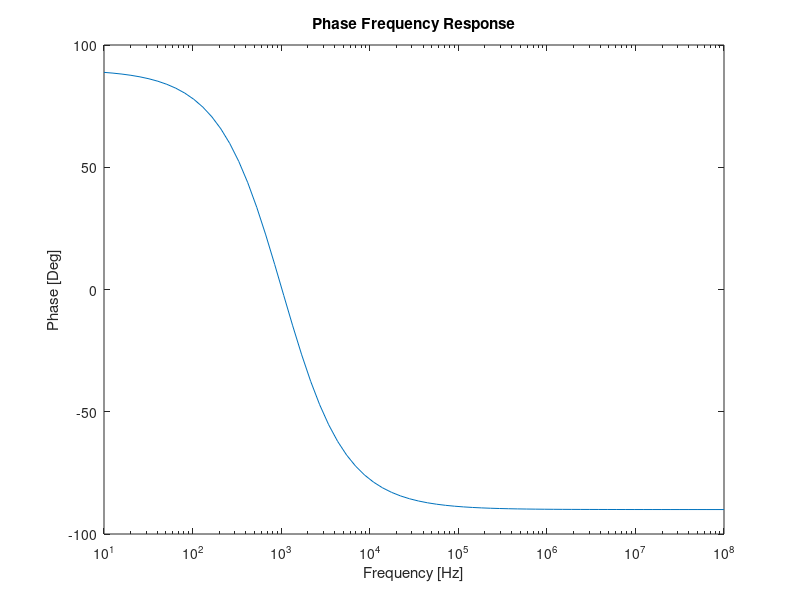
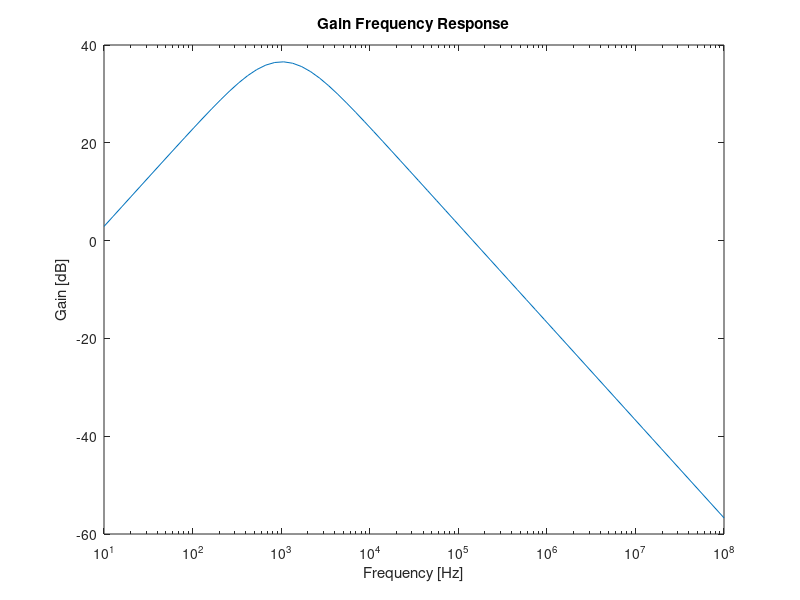

These figures' MATLAB source, in order:
clear all

R1 = 1000
R2 = 1000
R3 = 100000
R4 = 1000
C1 = 220e-9
C2 = 110e-9

f = logspace(1,8,70);
T = (R1*C1*2*pi*f*j)./(1+R1*C1*2*pi*f*j).*(1+R3/R4).*(1./(1+R2*C2*2*pi*f*j))
fig1 = figure();
semilogx(f,180*arg(T)/pi);
xlabel("Frequency [Hz]");
ylabel("Phase [Deg]");
title("Phase Frequency Response");
print(fig1, "phaseresponse.eps", "-depsc");
fig2 = figure();
semilogx(f,20*log10(abs(T)));
xlabel("Frequency [Hz]");
ylabel("Gain [dB]");
title("Gain Frequency Response");
print(fig2, "gainresponse.eps", "-depsc");


wL = 1/(R1*C1)
wH = 1/(R2*C2)
wO = sqrt(wL*wH)

fid = fopen("frequency_tab.tex","w")
fprintf(fid, "$f_L$ & %f Hz \\\\ \\hline \n", wL/(2*pi))
fprintf(fid, "$f_H$ & %f Hz \\\\ \\hline \n", wH/(2*pi))
fprintf(fid, "$f_O$ & %f Hz \\\\ \\hline \n", wO/(2*pi))
fclose(fid)

AV_HP = (R1*C1*j*wO)/(1+R1*C1*j*wO)
AV_HP = 20*log10(abs(AV_HP))
AV_Amp = (1+R3/R4)
AV_Amp = 20*log10(abs(AV_Amp))
AV_LP = 1/(1+R2*C2*j*wO)
AV_LP = 20*log10(abs(AV_LP))
AV= AV_HP + AV_Amp + AV_LP
z_in = R1 + 1/(j*wO*C1)
z_out = R2/(j*wO*C2)/(R2+1/(j*wO*C2))

fid = fopen("theo_tab.tex","w")
fprintf(fid, "$AV_{HP}$ & %f dB \\\\ \\hline \n", AV_HP)
fprintf(fid, "$AV_{Amp}$& %f dB \\\\ \\hline \n", AV_Amp)
fprintf(fid, "$AV_{LP}$ & %f dB \\\\ \\hline \n", AV_LP)
fprintf(fid, "$AV$ & %f dB \\\\ \\hline \n", AV)
fprintf(fid, "$Z_{in}$ & %f Ohm \\\\ \\hline \n", z_in)
fprintf(fid, "$Z_{out}$ & %f Ohm \\\\ \\hline \n", z_out)
fclose(fid)

costOPAmp=22*0.1+158125/1000+30*10^-6
cost=(R1+R2+R3+R4)/1000+(C1+C2)+costOPAmp
merit=1/(cost*abs(AV-40)*abs(wO-1000))
